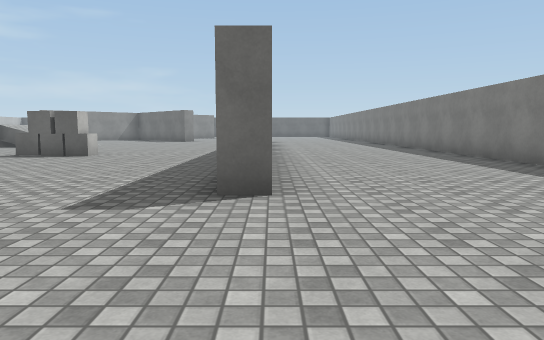
view 1 (above)

23 first-person views from a walk through a scene from a Unity 3-D project. The camera is 1.2 m above the floor, tilts 6° down and sees 70° across. The floor is counted in squares, 2 m on a side. Each view is taken from the middle of a square. On the plan, view 1 faces up. The plan holds only what a view shows up to about 11 squares ahead; the rest is blank. The place goes on beyond the plan. The player character is not drawn. Surface patterns are stand-ins for the level's own textures.

view 2
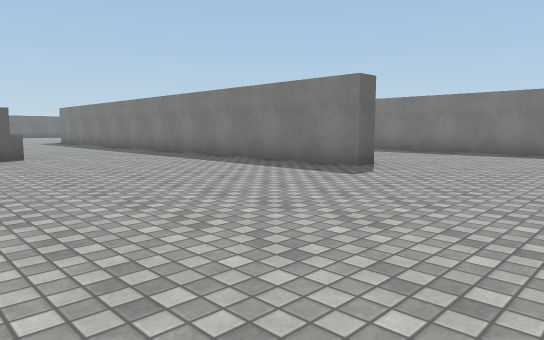

view 3
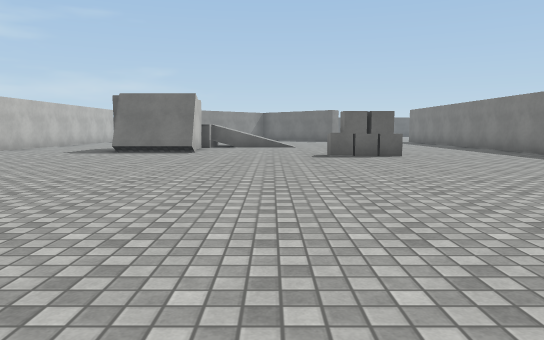

view 4
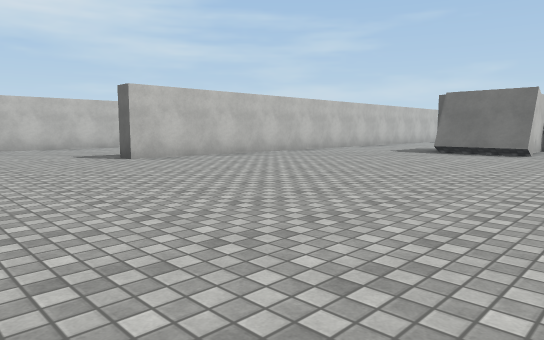

view 5
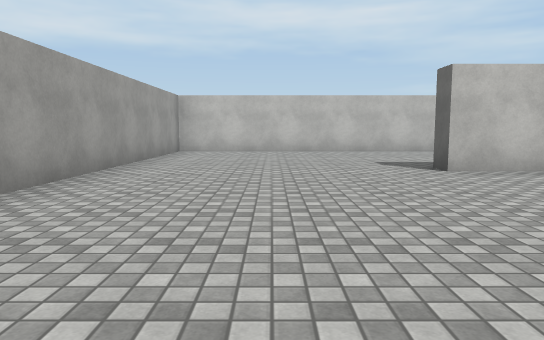

view 6
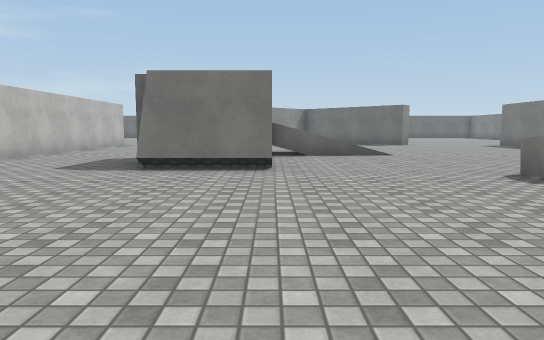

view 7
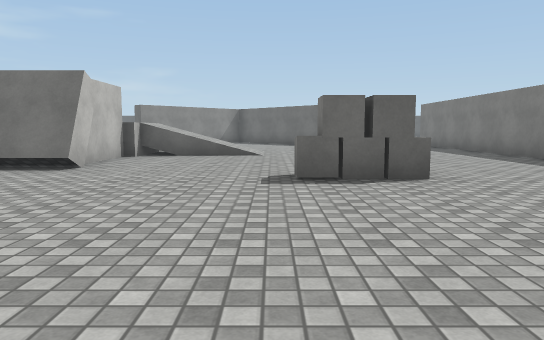

view 8
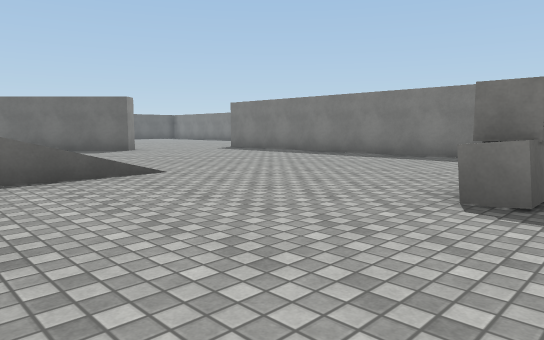

view 9
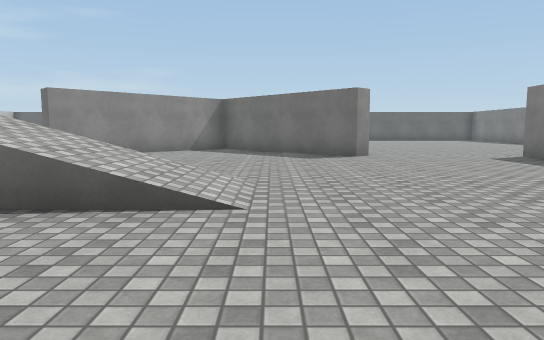

view 10
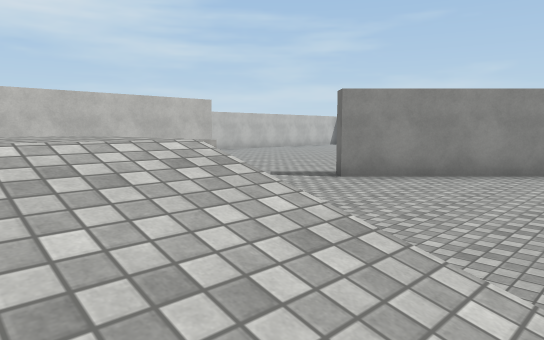

view 11
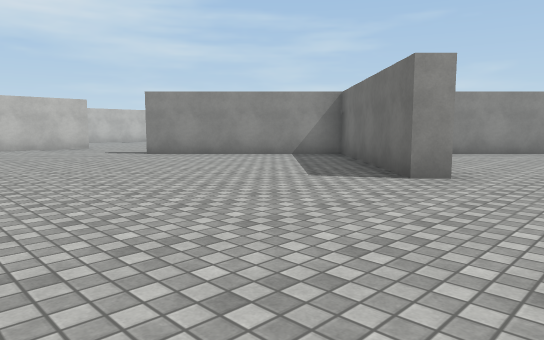

view 12
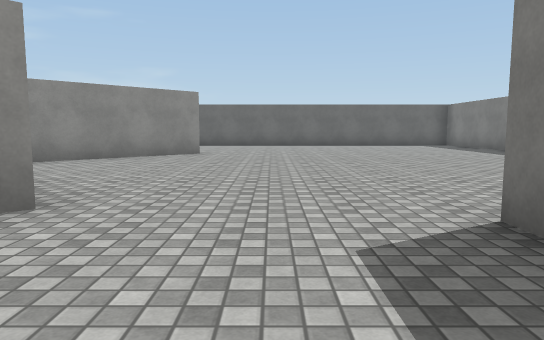

view 13
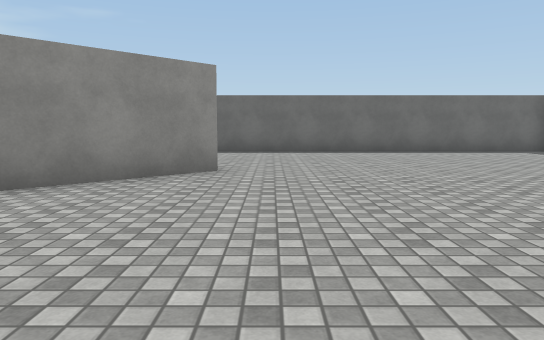

view 14
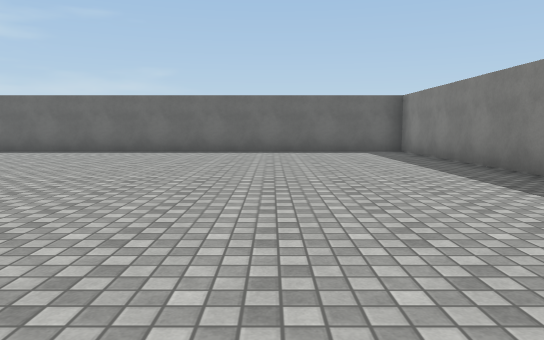

view 15
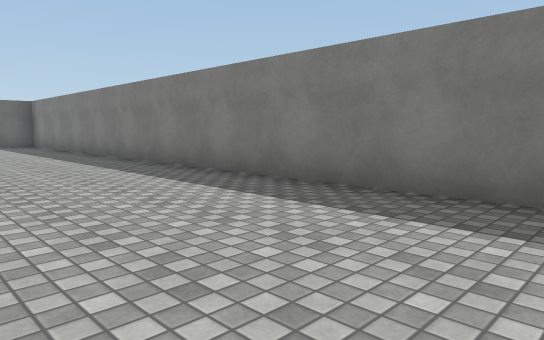

view 16
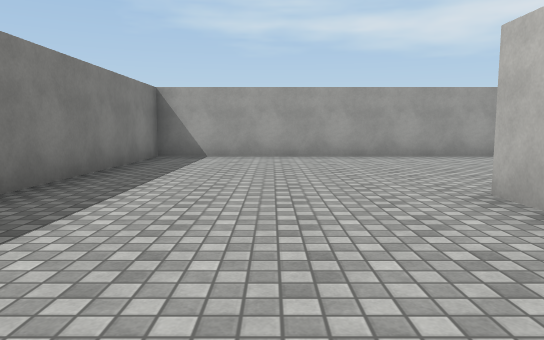

view 17
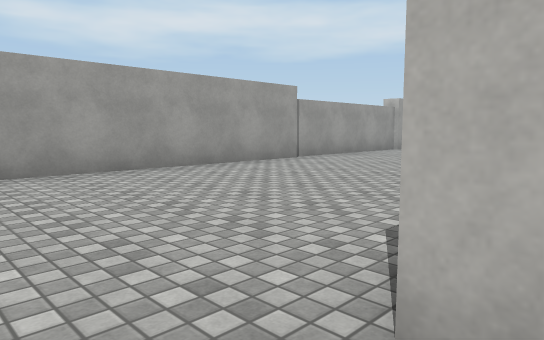

view 18
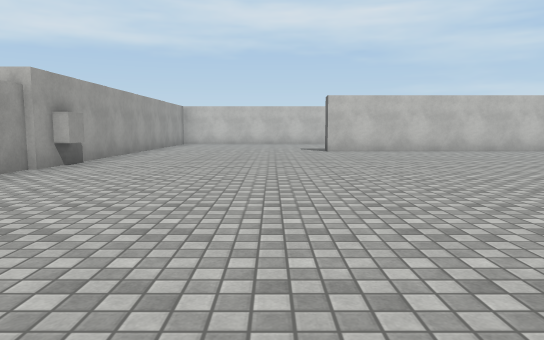

view 19
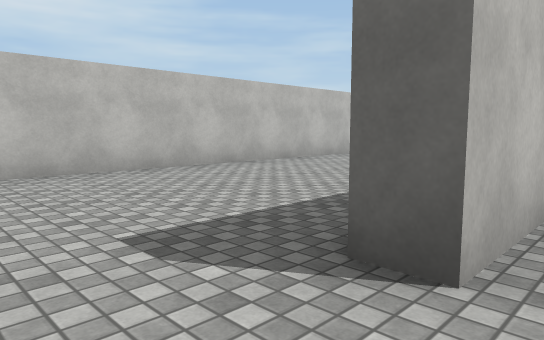

view 20
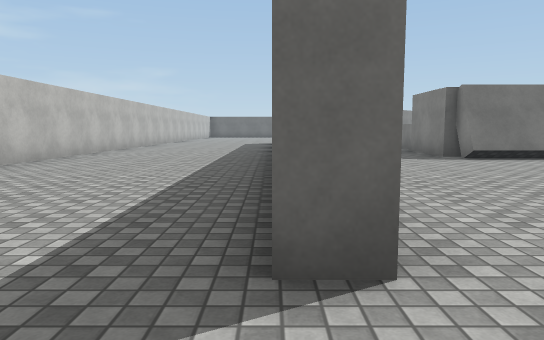

view 21
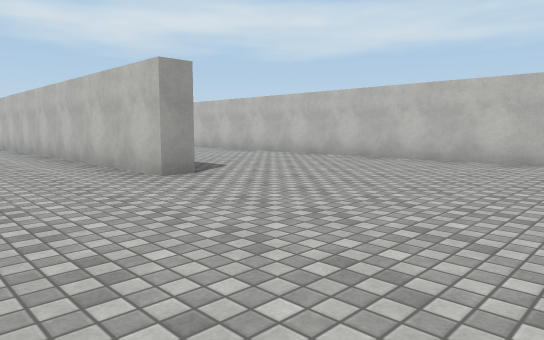

view 22
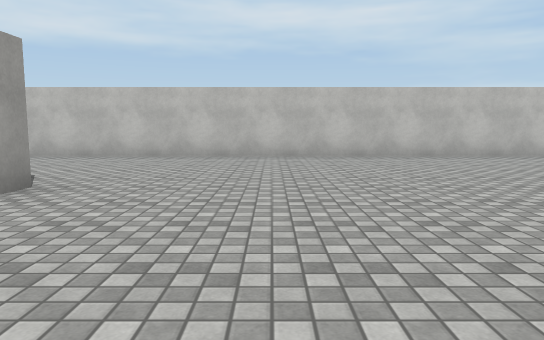

view 23
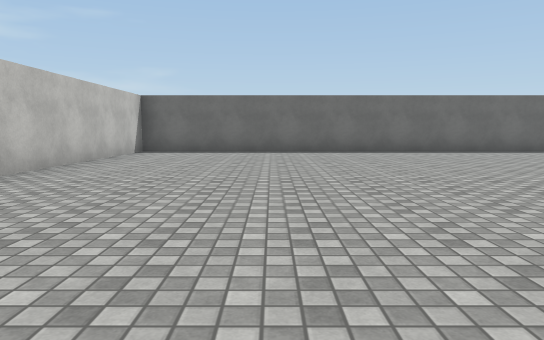

### Floor plan
Points are (right, up) in squares from view 1. A wall is a line through its corners. A room is listed if a view was taken in it or the views show most of it. See-through windows are left out.
Room 1 (views 1, 2, 3, 4, 5, 6, 7, 8, 9, 10, 11, 12, 13, 14, 15, 16, 17, 18, 19, 20, 21, 22, 23)
walls: (-9.2, 12.5) (-9.2, 10.9); (-9, 10.6) (-9, 9.6); (-8.9, 9.9) (-11, 9.9) (-11, 10.5); (-11.2, 10.5) (-11.2, 12.5); (-3.7, 18.9) (-4.1, 18.5) (-7.5, 21.9) (-10.9, 18.5) (-11.3, 18.9); (-0.5, 17.8) (-0.5, 18.5); (-15.1, 18.5) (-14.5, 18.5) (-14.5, 3.5) (-15, 3.5); (4.5, 16.5) (4.5, 30.5) (-6.4, 30.5); (0, 4.2) (0, 3.5) (-0.5, 3.5) (-0.5, 15.2); (-3.7, 25.6) (-6.4, 23); (-19.5, 13.1) (-19.5, -1.5) (-5.4, -1.5); (-5.2, -1.5) (4.5, -1.5) (4.5, 11.1); (-8.6, 30.5) (-19.5, 30.5) (-19.5, 14.8)
ways out: gap at (-11, 13)
objects: cube (-11, -1); other object (-5, 9) to (-4, 9)

Positions as (right, up) in squares from view 1, and headings:
1: (0, 0), facing up
2: (-6, 0), facing up-right
3: (-7, 0), facing up
4: (-7, 0), facing up-left
5: (-9, 1), facing left
6: (-9, 4), facing up
7: (-6, 4), facing up
8: (-9, 8), facing up-right
9: (-6, 10), facing up
10: (-7, 13), facing up-left
11: (-2, 14), facing up-left
12: (-2, 16), facing up
13: (-3, 20), facing up
14: (1, 20), facing up
15: (1, 16), facing up-right
16: (2, 7), facing down
17: (1, 4), facing down-left
18: (-4, 2), facing left
19: (-14, 2), facing up-left
20: (-15, 2), facing up
21: (-12, 23), facing down-left
22: (-11, 21), facing left
23: (-16, 20), facing up
